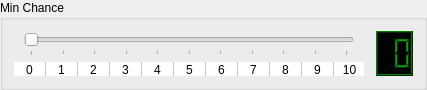
                     <widget class="QGroupBox" name="groupSkillMindChance">
                      <property name="maximumSize">
                       <size>
                        <width>16777215</width>
                        <height>90</height>
                       </size>
                      </property>
                      <property name="title">
                       <string>Min Chance</string>
                      </property>
                      <layout class="QGridLayout" name="gridLayout_64">
                       <item row="0" column="0">
                        <layout class="QVBoxLayout" name="verticalSliderSkillHitChance">
                         <property name="leftMargin">
                          <number>10</number>
                         </property>
                         <property name="rightMargin">
                          <number>16</number>
                         </property>
                         <item>
                          <widget class="QSlider" name="sliderSkillHitChange">
                           <property name="sizePolicy">
                            <sizepolicy hsizetype="Expanding" vsizetype="Preferred">
                             <horstretch>0</horstretch>
                             <verstretch>15</verstretch>
                            </sizepolicy>
                           </property>
                           <property name="minimumSize">
                            <size>
                             <width>330</width>
                             <height>0</height>
                            </size>
                           </property>
                           <property name="maximumSize">
                            <size>
                             <width>330</width>
                             <height>16777215</height>
                            </size>
                           </property>
                           <property name="layoutDirection">
                            <enum>Qt::LeftToRight</enum>
                           </property>
                           <property name="maximum">
                            <number>10</number>
                           </property>
                           <property name="pageStep">
                            <number>1</number>
                           </property>
                           <property name="value">
                            <number>0</number>
                           </property>
                           <property name="orientation">
                            <enum>Qt::Horizontal</enum>
                           </property>
                           <property name="tickPosition">
                            <enum>QSlider::TicksBelow</enum>
                           </property>
                          </widget>
                         </item>
                        </layout>
                       </item>
                       <item row="0" column="1" rowspan="2">
                        <widget class="QLCDNumber" name="lcdSkillHitChance">
                         <property name="palette">
                          <palette>
                           <active>
                            <colorrole role="WindowText">
                             <brush brushstyle="SolidPattern">
                              <color alpha="255">
                               <red>0</red>
                               <green>170</green>
                               <blue>0</blue>
                              </color>
                             </brush>
                            </colorrole>
                            <colorrole role="Button">
                             <brush brushstyle="SolidPattern">
                              <color alpha="255">
                               <red>0</red>
                               <green>85</green>
                               <blue>0</blue>
                              </color>
                             </brush>
                            </colorrole>
                            <colorrole role="Light">
                             <brush brushstyle="SolidPattern">
                              <color alpha="255">
                               <red>0</red>
                               <green>127</green>
                               <blue>0</blue>
                              </color>
                             </brush>
                            </colorrole>
                            <colorrole role="Midlight">
                             <brush brushstyle="SolidPattern">
                              <color alpha="255">
                               <red>0</red>
                               <green>106</green>
                               <blue>0</blue>
                              </color>
                             </brush>
                            </colorrole>
                            <colorrole role="Dark">
                             <brush brushstyle="SolidPattern">
                              <color alpha="255">
                               <red>0</red>
                               <green>42</green>
                               <blue>0</blue>
                              </color>
                             </brush>
                            </colorrole>
                            <colorrole role="Mid">
                             <brush brushstyle="SolidPattern">
                              <color alpha="255">
                               <red>0</red>
                               <green>56</green>
                               <blue>0</blue>
                              </color>
                             </brush>
                            </colorrole>
                            <colorrole role="Text">
                             <brush brushstyle="SolidPattern">
                              <color alpha="255">
                               <red>255</red>
                               <green>255</green>
                               <blue>255</blue>
                              </color>
                             </brush>
                            </colorrole>
                            <colorrole role="BrightText">
                             <brush brushstyle="SolidPattern">
                              <color alpha="255">
                               <red>255</red>
                               <green>255</green>
                               <blue>255</blue>
                              </color>
                             </brush>
                            </colorrole>
                            <colorrole role="ButtonText">
                             <brush brushstyle="SolidPattern">
                              <color alpha="255">
                               <red>255</red>
                               <green>255</green>
                               <blue>255</blue>
                              </color>
                             </brush>
                            </colorrole>
                            <colorrole role="Base">
                             <brush brushstyle="SolidPattern">
                              <color alpha="255">
                               <red>0</red>
                               <green>0</green>
                               <blue>0</blue>
                              </color>
                             </brush>
                            </colorrole>
                            <colorrole role="Window">
                             <brush brushstyle="SolidPattern">
                              <color alpha="255">
                               <red>0</red>
                               <green>0</green>
                               <blue>0</blue>
                              </color>
                             </brush>
                            </colorrole>
                            <colorrole role="Shadow">
                             <brush brushstyle="SolidPattern">
                              <color alpha="255">
                               <red>0</red>
                               <green>0</green>
                               <blue>0</blue>
                              </color>
                             </brush>
                            </colorrole>
                            <colorrole role="AlternateBase">
                             <brush brushstyle="SolidPattern">
                              <color alpha="255">
                               <red>0</red>
                               <green>42</green>
                               <blue>0</blue>
                              </color>
                             </brush>
                            </colorrole>
                            <colorrole role="ToolTipBase">
                             <brush brushstyle="SolidPattern">
                              <color alpha="255">
                               <red>255</red>
                               <green>255</green>
                               <blue>220</blue>
                              </color>
                             </brush>
                            </colorrole>
                            <colorrole role="ToolTipText">
                             <brush brushstyle="SolidPattern">
                              <color alpha="255">
                               <red>0</red>
                               <green>0</green>
                               <blue>0</blue>
                              </color>
                             </brush>
                            </colorrole>
                           </active>
                           <inactive>
                            <colorrole role="WindowText">
                             <brush brushstyle="SolidPattern">
                              <color alpha="255">
                               <red>0</red>
                               <green>170</green>
                               <blue>0</blue>
                              </color>
                             </brush>
                            </colorrole>
                            <colorrole role="Button">
                             <brush brushstyle="SolidPattern">
                              <color alpha="255">
                               <red>0</red>
                               <green>85</green>
                               <blue>0</blue>
                              </color>
                             </brush>
                            </colorrole>
                            <colorrole role="Light">
                             <brush brushstyle="SolidPattern">
                              <color alpha="255">
                               <red>0</red>
                               <green>127</green>
                               <blue>0</blue>
                              </color>
                             </brush>
                            </colorrole>
                            <colorrole role="Midlight">
                             <brush brushstyle="SolidPattern">
                              <color alpha="255">
                               <red>0</red>
                               <green>106</green>
                               <blue>0</blue>
                              </color>
                             </brush>
                            </colorrole>
                            <colorrole role="Dark">
                             <brush brushstyle="SolidPattern">
                              <color alpha="255">
                               <red>0</red>
                               <green>42</green>
                               <blue>0</blue>
                              </color>
                             </brush>
                            </colorrole>
                            <colorrole role="Mid">
                             <brush brushstyle="SolidPattern">
                              <color alpha="255">
                               <red>0</red>
                               <green>56</green>
                               <blue>0</blue>
                              </color>
                             </brush>
                            </colorrole>
                            <colorrole role="Text">
                             <brush brushstyle="SolidPattern">
                              <color alpha="255">
                               <red>255</red>
                               <green>255</green>
                               <blue>255</blue>
                              </color>
                             </brush>
                            </colorrole>
                            <colorrole role="BrightText">
                             <brush brushstyle="SolidPattern">
                              <color alpha="255">
                               <red>255</red>
                               <green>255</green>
                               <blue>255</blue>
                              </color>
                             </brush>
                            </colorrole>
                            <colorrole role="ButtonText">
                             <brush brushstyle="SolidPattern">
                              <color alpha="255">
                               <red>255</red>
                               <green>255</green>
                               <blue>255</blue>
                              </color>
                             </brush>
                            </colorrole>
                            <colorrole role="Base">
                             <brush brushstyle="SolidPattern">
                              <color alpha="255">
                               <red>0</red>
                               <green>0</green>
                               <blue>0</blue>
                              </color>
                             </brush>
                            </colorrole>
                            <colorrole role="Window">
                             <brush brushstyle="SolidPattern">
                              <color alpha="255">
                               <red>0</red>
                               <green>0</green>
                               <blue>0</blue>
                              </color>
                             </brush>
                            </colorrole>
                            <colorrole role="Shadow">
                             <brush brushstyle="SolidPattern">
                              <color alpha="255">
                               <red>0</red>
                               <green>0</green>
                               <blue>0</blue>
                              </color>
                             </brush>
                            </colorrole>
                            <colorrole role="AlternateBase">
                             <brush brushstyle="SolidPattern">
                              <color alpha="255">
                               <red>0</red>
                               <green>42</green>
                               <blue>0</blue>
                              </color>
                             </brush>
                            </colorrole>
                            <colorrole role="ToolTipBase">
                             <brush brushstyle="SolidPattern">
                              <color alpha="255">
                               <red>255</red>
                               <green>255</green>
                               <blue>220</blue>
                              </color>
                             </brush>
                            </colorrole>
                            <colorrole role="ToolTipText">
                             <brush brushstyle="SolidPattern">
                              <color alpha="255">
                               <red>0</red>
                               <green>0</green>
                               <blue>0</blue>
                              </color>
                             </brush>
                            </colorrole>
                           </inactive>
                           <disabled>
                            <colorrole role="WindowText">
                             <brush brushstyle="SolidPattern">
                              <color alpha="255">
                               <red>0</red>
                               <green>42</green>
                               <blue>0</blue>
                              </color>
                             </brush>
                            </colorrole>
                            <colorrole role="Button">
                             <brush brushstyle="SolidPattern">
                              <color alpha="255">
                               <red>0</red>
                               <green>85</green>
                               <blue>0</blue>
                              </color>
                             </brush>
                            </colorrole>
                            <colorrole role="Light">
                             <brush brushstyle="SolidPattern">
                              <color alpha="255">
                               <red>0</red>
                               <green>127</green>
                               <blue>0</blue>
                              </color>
                             </brush>
                            </colorrole>
                            <colorrole role="Midlight">
                             <brush brushstyle="SolidPattern">
                              <color alpha="255">
                               <red>0</red>
                               <green>106</green>
                               <blue>0</blue>
                              </color>
                             </brush>
                            </colorrole>
                            <colorrole role="Dark">
                             <brush brushstyle="SolidPattern">
                              <color alpha="255">
                               <red>0</red>
                               <green>42</green>
                               <blue>0</blue>
                              </color>
                             </brush>
                            </colorrole>
                            <colorrole role="Mid">
                             <brush brushstyle="SolidPattern">
                              <color alpha="255">
                               <red>0</red>
                               <green>56</green>
                               <blue>0</blue>
                              </color>
                             </brush>
                            </colorrole>
                            <colorrole role="Text">
                             <brush brushstyle="SolidPattern">
                              <color alpha="255">
                               <red>0</red>
                               <green>42</green>
                               <blue>0</blue>
                              </color>
                             </brush>
                            </colorrole>
                            <colorrole role="BrightText">
                             <brush brushstyle="SolidPattern">
                              <color alpha="255">
                               <red>255</red>
                               <green>255</green>
                               <blue>255</blue>
                              </color>
                             </brush>
                            </colorrole>
                            <colorrole role="ButtonText">
                             <brush brushstyle="SolidPattern">
                              <color alpha="255">
                               <red>0</red>
                               <green>42</green>
                               <blue>0</blue>
                              </color>
                             </brush>
                            </colorrole>
                            <colorrole role="Base">
                             <brush brushstyle="SolidPattern">
                              <color alpha="255">
                               <red>0</red>
                               <green>0</green>
                               <blue>0</blue>
                              </color>
                             </brush>
                            </colorrole>
                            <colorrole role="Window">
                             <brush brushstyle="SolidPattern">
                              <color alpha="255">
                               <red>0</red>
                               <green>0</green>
                               <blue>0</blue>
                              </color>
                             </brush>
                            </colorrole>
                            <colorrole role="Shadow">
                             <brush brushstyle="SolidPattern">
                              <color alpha="255">
                               <red>0</red>
                               <green>0</green>
                               <blue>0</blue>
                              </color>
                             </brush>
                            </colorrole>
                            <colorrole role="AlternateBase">
                             <brush brushstyle="SolidPattern">
                              <color alpha="255">
                               <red>0</red>
                               <green>85</green>
                               <blue>0</blue>
                              </color>
                             </brush>
                            </colorrole>
                            <colorrole role="ToolTipBase">
                             <brush brushstyle="SolidPattern">
                              <color alpha="255">
                               <red>255</red>
                               <green>255</green>
                               <blue>220</blue>
                              </color>
                             </brush>
                            </colorrole>
                            <colorrole role="ToolTipText">
                             <brush brushstyle="SolidPattern">
                              <color alpha="255">
                               <red>0</red>
                               <green>0</green>
                               <blue>0</blue>
                              </color>
                             </brush>
                            </colorrole>
                           </disabled>
                          </palette>
                         </property>
                         <property name="autoFillBackground">
                          <bool>true</bool>
                         </property>
                         <property name="frameShape">
                          <enum>QFrame::Box</enum>
                         </property>
                         <property name="frameShadow">
                          <enum>QFrame::Raised</enum>
                         </property>
                         <property name="lineWidth">
                          <number>1</number>
                         </property>
                         <property name="smallDecimalPoint">
                          <bool>false</bool>
                         </property>
                         <property name="numDigits">
                          <number>2</number>
                         </property>
                         <property name="digitCount">
                          <number>2</number>
                         </property>
                         <property name="value" stdset="0">
                          <double>0.000000000000000</double>
                         </property>
                        </widget>
                       </item>
                       <item row="1" column="0">
                        <widget class="QTableWidget" name="tableSkillA">
                         <property name="minimumSize">
                          <size>
                           <width>350</width>
                           <height>0</height>
                          </size>
                         </property>
                         <property name="maximumSize">
                          <size>
                           <width>350</width>
                           <height>14</height>
                          </size>
                         </property>
                         <property name="frameShape">
                          <enum>QFrame::NoFrame</enum>
                         </property>
                         <property name="lineWidth">
                          <number>0</number>
                         </property>
                         <property name="verticalScrollBarPolicy">
                          <enum>Qt::ScrollBarAlwaysOff</enum>
                         </property>
                         <property name="horizontalScrollBarPolicy">
                          <enum>Qt::ScrollBarAlwaysOff</enum>
                         </property>
                         <property name="autoScroll">
                          <bool>false</bool>
                         </property>
                         <property name="editTriggers">
                          <set>QAbstractItemView::NoEditTriggers</set>
                         </property>
                         <property name="tabKeyNavigation">
                          <bool>false</bool>
                         </property>
                         <property name="showDropIndicator" stdset="0">
                          <bool>false</bool>
                         </property>
                         <property name="dragDropOverwriteMode">
                          <bool>false</bool>
                         </property>
                         <property name="selectionMode">
                          <enum>QAbstractItemView::NoSelection</enum>
                         </property>
                         <property name="textElideMode">
                          <enum>Qt::ElideRight</enum>
                         </property>
                         <property name="gridStyle">
                          <enum>Qt::SolidLine</enum>
                         </property>
                         <property name="wordWrap">
                          <bool>false</bool>
                         </property>
                         <property name="cornerButtonEnabled">
                          <bool>false</bool>
                         </property>
                         <property name="rowCount">
                          <number>1</number>
                         </property>
                         <attribute name="horizontalHeaderVisible">
                          <bool>false</bool>
                         </attribute>
                         <attribute name="horizontalHeaderDefaultSectionSize">
                          <number>32</number>
                         </attribute>
                         <attribute name="verticalHeaderVisible">
                          <bool>false</bool>
                         </attribute>
                         <attribute name="verticalHeaderDefaultSectionSize">
                          <number>16</number>
                         </attribute>
                         <row>
                          <property name="text">
                           <string>New Row</string>
                          </property>
                         </row>
                         <column>
                          <property name="text">
                           <string>0</string>
                          </property>
                         </column>
                         <column>
                          <property name="text">
                           <string>1</string>
                          </property>
                         </column>
                         <column>
                          <property name="text">
                           <string>2</string>
                          </property>
                         </column>
                         <column>
                          <property name="text">
                           <string>3</string>
                          </property>
                         </column>
                         <column>
                          <property name="text">
                           <string>4</string>
                          </property>
                         </column>
                         <column>
                          <property name="text">
                           <string>5</string>
                          </property>
                         </column>
                         <column>
                          <property name="text">
                           <string>6</string>
                          </property>
                         </column>
                         <column>
                          <property name="text">
                           <string>7</string>
                          </property>
                         </column>
                         <column>
                          <property name="text">
                           <string>8</string>
                          </property>
                         </column>
                         <column>
                          <property name="text">
                           <string>9</string>
                          </property>
                         </column>
                         <column>
                          <property name="text">
                           <string>10</string>
                          </property>
                         </column>
                         <item row="0" column="0">
                          <property name="text">
                           <string>0</string>
                          </property>
                          <property name="textAlignment">
                           <set>AlignHCenter|AlignVCenter|AlignCenter</set>
                          </property>
                         </item>
                         <item row="0" column="1">
                          <property name="text">
                           <string>1</string>
                          </property>
                          <property name="textAlignment">
                           <set>AlignHCenter|AlignVCenter|AlignCenter</set>
                          </property>
                         </item>
                         <item row="0" column="2">
                          <property name="text">
                           <string>2</string>
                          </property>
                          <property name="textAlignment">
                           <set>AlignHCenter|AlignVCenter|AlignCenter</set>
                          </property>
                         </item>
                         <item row="0" column="3">
                          <property name="text">
                           <string>3</string>
                          </property>
                          <property name="textAlignment">
                           <set>AlignHCenter|AlignVCenter|AlignCenter</set>
                          </property>
                         </item>
                         <item row="0" column="4">
                          <property name="text">
                           <string>4</string>
                          </property>
                          <property name="textAlignment">
                           <set>AlignHCenter|AlignVCenter|AlignCenter</set>
                          </property>
                         </item>
                         <item row="0" column="5">
                          <property name="text">
                           <string>5</string>
                          </property>
                          <property name="textAlignment">
                           <set>AlignHCenter|AlignVCenter|AlignCenter</set>
                          </property>
                         </item>
                         <item row="0" column="6">
                          <property name="text">
                           <string>6</string>
                          </property>
                          <property name="textAlignment">
                           <set>AlignHCenter|AlignVCenter|AlignCenter</set>
                          </property>
                         </item>
                         <item row="0" column="7">
                          <property name="text">
                           <string>7</string>
                          </property>
                          <property name="textAlignment">
                           <set>AlignHCenter|AlignVCenter|AlignCenter</set>
                          </property>
                         </item>
                         <item row="0" column="8">
                          <property name="text">
                           <string>8</string>
                          </property>
                          <property name="textAlignment">
                           <set>AlignHCenter|AlignVCenter|AlignCenter</set>
                          </property>
                         </item>
                         <item row="0" column="9">
                          <property name="text">
                           <string>9</string>
                          </property>
                          <property name="textAlignment">
                           <set>AlignHCenter|AlignVCenter|AlignCenter</set>
                          </property>
                         </item>
                         <item row="0" column="10">
                          <property name="text">
                           <string>10</string>
                          </property>
                          <property name="textAlignment">
                           <set>AlignHCenter|AlignVCenter|AlignCenter</set>
                          </property>
                         </item>
                        </widget>
                       </item>
                      </layout>
                     </widget>
